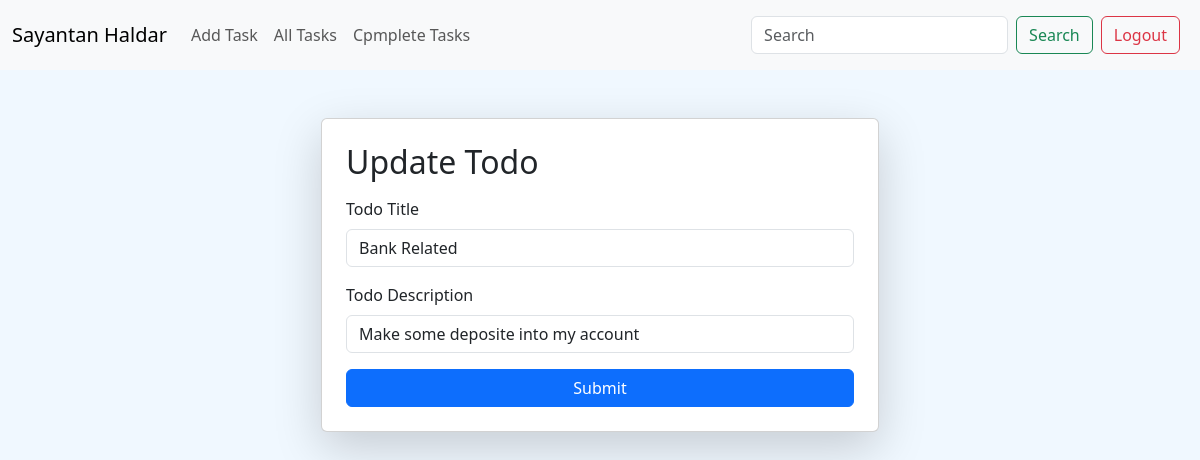
Screenshot of /update/8/ (signed in) with the database file from the repository.
### todo/models.py (models this page shows, shortened)
class Todo(models.Model):
    todo_title = models.CharField(max_length=100)
    todo_description = models.CharField(max_length=1000)
    is_completed = models.BooleanField(default=False)
    created_time = models.DateField(auto_now_add=True)
    user = models.ForeignKey(User, on_delete=models.SET_NULL, null=True, blank=True)

### todo/views.py (the view)
# urls.py: path("update/<id>/", update_todo,name="update_todo"),
@login_required(login_url="/login/")
def update_todo(request, id):
    todo = Todo.objects.get(id=id)
    if not todo:
        messages.info(request,"Todo Not Found")
        return
    if request.method=="POST":
        todo.todo_title = request.POST.get("todo_title")
        todo.todo_description = request.POST.get("todo_description")
        todo.save()
        messages.info(request,"Update Successfully")
        return redirect('/all-todo/')
    return render(request, "update_todo.html", context={"todo": todo})

### templates/update_todo.html (shortened to what this page needs)
{% extends 'base.html' %}
{% block body %}
  <div class="container">
    <form class="card p-4 col-lg-6 shadow-lg mx-auto mt-5" method="post">
      <h2 class="mb-3">Update Todo</h2>
      <div class="mb-3">
        <label for="todo_title" class="form-label">Todo Title</label>
        <input type="text" class="form-control" id="todo_title" name="todo_title" value="{{todo.todo_title}}"  />
      </div>
      <div class="mb-3">
        <label for="todo_description" class="form-label">Todo Description</label>
        <input type="text" class="form-control" id="todo_description" name="todo_description" value="{{todo.todo_description}}"/>
      </div>
      <button type="submit" class="btn btn-primary">Submit</button>
    </form>
  </div>
{% endblock %}

### templates/base.html (shortened to what this page needs)
<!DOCTYPE html>
<html lang="en">
  <head>
    <link href="https://cdn.jsdelivr.net/npm/bootstrap@5.3.3/dist/css/bootstrap.min.css" rel="stylesheet" />
  </head>
  <body>
    <nav class="navbar navbar-expand-lg bg-body-tertiary">
      <div class="container-fluid">
        <a class="navbar-brand" href="/">
          {% if request.user.is_authenticated %}
            {{ request.user.first_name }} {{ request.user.last_name }}
          {% else %}
            Todo Application
          {% endif %}
        </a>
        <div class="collapse navbar-collapse" id="navbarSupportedContent">
          {% if request.user.is_authenticated %}
            <ul class="navbar-nav me-auto mb-2 mb-lg-0">
              <li class="nav-item">
                <a class="nav-link" href="/">Add Task</a>
              </li>
              <li class="nav-item">
                <a class="nav-link" href="/all-todo/">All Tasks</a>
              </li>
              <li class="nav-item">
                <a class="nav-link" href="/completed/">Cpmplete Tasks</a>
              </li>
            </ul>
            <form class="d-flex" role="search">
              <input class="form-control me-2" name="search" type="search" placeholder="Search" aria-label="Search" />
              <button class="btn btn-outline-success" type="submit">Search</button>
            </form>
          {% endif %}
          {% if request.user.is_authenticated %}
            <a href="/logout/" class="btn btn-outline-danger m-2" type="submit">Logout</a>
          {% else %}
            <a href="/login/" class="btn btn-outline-success m-2" type="submit">Login</a>
          {% endif %}
        </div>
      </div>
    </nav>
    {% block body %}
    {% endblock %}
  </body>
</html>

### templates/base.html (style rules this page uses)
body { background-color: aliceblue; }

### rows the page displays
Todo: todo_title "Bank Related", todo_description "Make some deposite into my account"

### other values shown
{{ request.user.first_name }} "Sayantan"
{{ request.user.last_name }} "Haldar"
